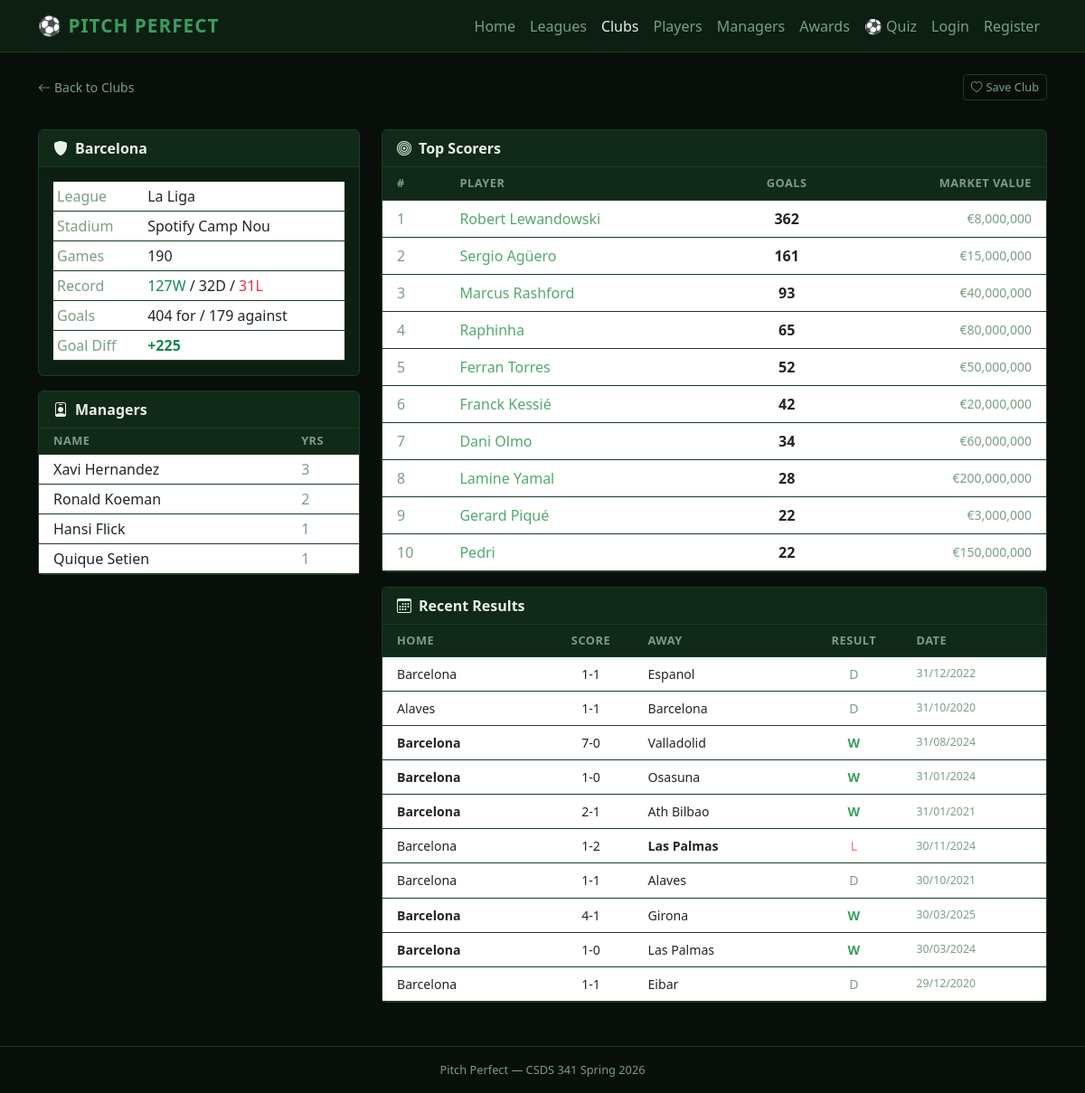
The app's page /clubs/Barcelona with its own data.
### tables this page shows
CREATE TABLE Club_Teams_Belongs_To (
    Name            TEXT PRIMARY KEY,
    Location        TEXT,
    Number_Players  INTEGER,
    Number_Of_Wins  INTEGER,
    League_Name     TEXT NOT NULL,
    FOREIGN KEY (League_Name) REFERENCES League(Name)
);

CREATE TABLE Manager_Manages (
    Manager_ID    INTEGER,
    Club_Name     TEXT NOT NULL,
    Name          TEXT NOT NULL,
    Years_Managed INTEGER,
    PRIMARY KEY (Manager_ID, Club_Name),
    FOREIGN KEY (Club_Name) REFERENCES Club_Teams_Belongs_To(Name)
);

CREATE TABLE Player_Plays_For (
    Player_ID INTEGER PRIMARY KEY,
    Name      TEXT NOT NULL,
    DOB       TEXT,
    Market_Value    REAL,
    Goals     INTEGER,
    Club_Name TEXT,
    FOREIGN KEY (Club_Name) REFERENCES Club_Teams_Belongs_To(Name)
);

CREATE TABLE Game (
    Game_ID      INTEGER PRIMARY KEY,
    Home_Team    TEXT NOT NULL,
    Away_Team    TEXT NOT NULL,
    Start_Time   TEXT,
    Location     TEXT,
    Score        TEXT,
    Winning_team TEXT
, Home_Score INTEGER, Away_Score INTEGER, League_Name TEXT);

### app.py (the view)
@app.route('/clubs/<path:name>')
def club_profile(name):
    conn = db()
    club = conn.execute(
        "SELECT * FROM Club_Teams_Belongs_To WHERE Name=?", (name,)
    ).fetchone()
    if not club:
        conn.close()
        return "Club not found", 404
    record = conn.execute(
        "SELECT Games, Wins, Draws, Losses, Goals_For, Goals_Against, Goal_Diff FROM vw_club_record WHERE Name=?",
        (name,)
    ).fetchone()
    managers = conn.execute(
        "SELECT Name, Years_Managed FROM Manager_Manages WHERE Club_Name=? ORDER BY Years_Managed DESC",
        (name,)
    ).fetchall()
    top_players = conn.execute(
        "SELECT Player_ID, Name, Goals, Market_Value FROM Player_Plays_For WHERE Club_Name=? ORDER BY Goals DESC LIMIT 10",
        (name,)
    ).fetchall()
    recent_games = conn.execute("""
        SELECT Home_Team, Away_Team, Score, Winning_team, Start_Time
        FROM Game WHERE Home_Team=? OR Away_Team=?
        ORDER BY Start_Time DESC LIMIT 10
    """, (name, name)).fetchall()
    is_saved = False
    if session.get('user_id'):
        is_saved = conn.execute(
            "SELECT 1 FROM Favorite WHERE User_ID=? AND Type='club' AND Reference=?",
            (session['user_id'], name)
        ).fetchone() is not None
    conn.close()
    return render_template('club.html', club=club, record=record, managers=managers,
                           top_players=top_players, recent_games=recent_games,
                           is_saved=is_saved)

### app.py (called while the page is built)
def db():
    conn = sqlite3.connect(DB)
    conn.row_factory = sqlite3.Row
    return conn

### templates/club.html (shortened to what this page needs)
{% extends "base.html" %}
{% block content %}
<div class="d-flex justify-content-between align-items-center mb-2">
  <a href="/clubs" class="text-muted small"><i class="bi bi-arrow-left me-1"></i>Back to Clubs</a>
  {% if session.user_id %}
    {% if is_saved %}
    <form method="post" action="/favorite/remove">
      <input type="hidden" name="type" value="club">
      <input type="hidden" name="reference" value="{{ club['Name'] }}">
      <input type="hidden" name="back" value="/clubs/{{ club['Name'] }}">
      <button type="submit" class="btn btn-sm btn-danger"><i class="bi bi-heart-fill me-1"></i>Saved</button>
    </form>
    {% else %}
    <form method="post" action="/favorite/add">
      <input type="hidden" name="type" value="club">
      <input type="hidden" name="reference" value="{{ club['Name'] }}">
      <input type="hidden" name="back" value="/clubs/{{ club['Name'] }}">
      <button type="submit" class="btn btn-sm btn-outline-danger"><i class="bi bi-heart me-1"></i>Save Club</button>
    </form>
    {% endif %}
  {% else %}
  <a href="/login" class="btn btn-sm btn-outline-secondary"><i class="bi bi-heart me-1"></i>Save Club</a>
  {% endif %}
</div>
<div class="row g-4 mt-1">
  <div class="col-md-4">
    <div class="card mb-3">
      <div class="card-header"><i class="bi bi-shield-fill me-2"></i>{{ club['Name'] }}</div>
      <div class="card-body">
        <table class="table table-sm mb-0">
          <tr><td class="text-muted">League</td><td>{{ club['League_Name'] }}</td></tr>
          <tr><td class="text-muted">Stadium</td><td>{{ club['Location'] or '—' }}</td></tr>
          {% if record %}
          <tr><td class="text-muted">Games</td><td>{{ record['Games'] }}</td></tr>
          <tr><td class="text-muted">Record</td><td><span class="text-success">{{ record['Wins'] }}W</span> / {{ record['Draws'] }}D / <span class="text-danger">{{ record['Losses'] }}L</span></td></tr>
          <tr><td class="text-muted">Goals</td><td>{{ record['Goals_For'] }} for / {{ record['Goals_Against'] }} against</td></tr>
          <tr><td class="text-muted">Goal Diff</td><td class="fw-bold {% if record['Goal_Diff'] > 0 %}text-success{% elif record['Goal_Diff'] < 0 %}text-danger{% endif %}">{{ '+' if record['Goal_Diff'] > 0 else '' }}{{ record['Goal_Diff'] }}</td></tr>
          {% endif %}
        </table>
      </div>
    </div>
    {% if managers %}
    <div class="card">
      <div class="card-header"><i class="bi bi-person-badge me-2"></i>Managers</div>
      <div class="card-body p-0">
        <table class="table table-sm mb-0">
          <thead><tr><th class="ps-3">Name</th><th>Yrs</th></tr></thead>
          <tbody>
            {% for m in managers %}
            <tr>
              <td class="ps-3">{{ m[0] }}</td>
              <td class="text-muted">{{ m[1] }}</td>
            </tr>
            {% endfor %}
          </tbody>
        </table>
      </div>
    </div>
    {% endif %}
  </div>
  <div class="col-md-8">
    <div class="card mb-3">
      <div class="card-header"><i class="bi bi-bullseye me-2"></i>Top Scorers</div>
      <div class="table-responsive">
        <table class="table table-hover mb-0">
          <thead><tr><th class="ps-3">#</th><th>Player</th><th class="text-center">Goals</th><th class="text-end pe-3">Market Value</th></tr></thead>
          <tbody>
            {% for p in top_players %}
            <tr>
              <td class="ps-3 text-muted">{{ loop.index }}</td>
              <td><a href="/players/{{ p[0] }}">{{ p[1] }}</a></td>
              <td class="text-center fw-bold">{{ p[2] }}</td>
              <td class="text-end pe-3 small text-muted">{% if p[3] %}€{{ '{:,.0f}'.format(p[3]) }}{% else %}—{% endif %}</td>
            </tr>
            {% endfor %}
          </tbody>
        </table>
      </div>
    </div>
    <div class="card">
      <div class="card-header"><i class="bi bi-calendar3 me-2"></i>Recent Results</div>
      <div class="table-responsive">
        <table class="table table-hover mb-0" style="font-size:.88rem">
          <thead><tr><th class="ps-3">Home</th><th class="text-center">Score</th><th>Away</th><th class="text-center">Result</th><th class="text-muted">Date</th></tr></thead>
          <tbody>
            {% for g in recent_games %}
            {% set club_name = club['Name'] %}
            {% if g[3] == club_name %}
              {% set result = 'W' %}
            {% elif g[3] == 'Draw' %}
              {% set result = 'D' %}
            {% else %}
              {% set result = 'L' %}
            {% endif %}
            <tr>
              <td class="ps-3 {% if g[3]==g[0] %}fw-bold{% endif %}">{{ g[0] }}</td>
              <td class="text-center">{{ g[2] }}</td>
              <td class="{% if g[3]==g[1] %}fw-bold{% endif %}">{{ g[1] }}</td>
              <td class="text-center"><span class="result-{{ result|lower }}">{{ result }}</span></td>
              <td class="text-muted small">{{ g[4][:10] if g[4] else '' }}</td>
            </tr>
            {% endfor %}
          </tbody>
        </table>
      </div>
    </div>
  </div>
</div>
{% endblock %}

### templates/base.html (style rules this page uses)
:root { --bg: #080f0a; --surface: #0d1f12; --surface2: #112918; --border: #1a3d22; --accent: #3a9e5f; --accent2: #2d7a4a; --text: #e8f0ea; --text-muted: #7a9e83; --link: #52a86e; --link-hover: #7ac48a; }
body { background: var(--bg); color: var(--text); }
.card { background: var(--surface); border: 1px solid var(--border); }
.card-header { background: var(--surface2); border-bottom: 1px solid var(--border); font-weight: 600; color: var(--text); }
.card-body { color: var(--text); }
.table { color: var(--text); }
.table thead th { background: var(--surface2); border-color: var(--border); color: var(--text-muted); font-size: .8rem; text-transform: uppercase; letter-spacing: .5px; }
.table td, .table th { border-color: var(--border); vertical-align: middle; }
.btn-outline-secondary { border-color: var(--border); color: var(--text-muted); }
.btn-sm { font-size: .8rem; }
a { color: var(--link); text-decoration: none; }
.result-w { color: var(--accent); font-weight: 700; }
.result-d { color: var(--text-muted); }
.result-l { color: #f87171; }
.text-muted { color: var(--text-muted) !important; }

### records on screen
Club_Teams_Belongs_To: Name "Barcelona", League_Name "La Liga", Location "Spotify Camp Nou"
Manager_Manages: Name "Xavi Hernandez", Years_Managed "3"
Manager_Manages: Name "Ronald Koeman", Years_Managed "2"
Manager_Manages: Name "Hansi Flick", Years_Managed "1"
Manager_Manages: Name "Quique Setien", Years_Managed "1"
Player_Plays_For: Name "Robert Lewandowski", Goals "362", Market_Value "8,000,000"
Player_Plays_For: Name "Sergio Agüero", Goals "161", Market_Value "15,000,000"
Player_Plays_For: Name "Marcus Rashford", Goals "93", Market_Value "40,000,000"
Player_Plays_For: Name "Raphinha", Goals "65", Market_Value "80,000,000"
Player_Plays_For: Name "Ferran Torres", Goals "52", Market_Value "50,000,000"
Player_Plays_For: Name "Franck Kessié", Goals "42", Market_Value "20,000,000"
Player_Plays_For: Name "Dani Olmo", Goals "34", Market_Value "60,000,000"
Player_Plays_For: Name "Gerard Piqué", Goals "22", Market_Value "3,000,000"
Game: Home_Team "Barcelona", Score "1-1", Away_Team "Espanol", result "D", Start_Time "31/12/2022"
Game: Home_Team "Alaves", Score "1-1", Away_Team "Barcelona", result "D", Start_Time "31/10/2020"
Game: Home_Team "Barcelona", Score "7-0", Away_Team "Valladolid", result "W", Start_Time "31/08/2024"
Game: Home_Team "Barcelona", Score "1-0", Away_Team "Osasuna", result "W", Start_Time "31/01/2024"
Game: Home_Team "Barcelona", Score "2-1", Away_Team "Ath Bilbao", result "W", Start_Time "31/01/2021"
Game: Home_Team "Barcelona", Score "1-2", Away_Team "Las Palmas", result "L", Start_Time "30/11/2024"
Game: Home_Team "Barcelona", Score "1-1", Away_Team "Alaves", result "D", Start_Time "30/10/2021"
Game: Home_Team "Barcelona", Score "4-1", Away_Team "Girona", result "W", Start_Time "30/03/2025"
Game: Home_Team "Barcelona", Score "1-0", Away_Team "Las Palmas", result "W", Start_Time "30/03/2024"
Game: Home_Team "Barcelona", Score "1-1", Away_Team "Eibar", result "D", Start_Time "29/12/2020"

### other values on screen
{{ record['Games'] }} "190"
{{ record['Wins'] }} "127"
{{ record['Draws'] }} "32"
{{ record['Losses'] }} "31"
{{ record['Goals_For'] }} "404"
{{ record['Goals_Against'] }} "179"
{{ '+' if record['Goal_Diff'] > 0 else '' }} "+"
{{ record['Goal_Diff'] }} "225"
{{ p[1] }} "Lamine Yamal" "Pedri"
{{ p[2] }} "28" "22"
{{ '{:,.0f}'.format(p[3]) }} "200,000,000" "150,000,000"
